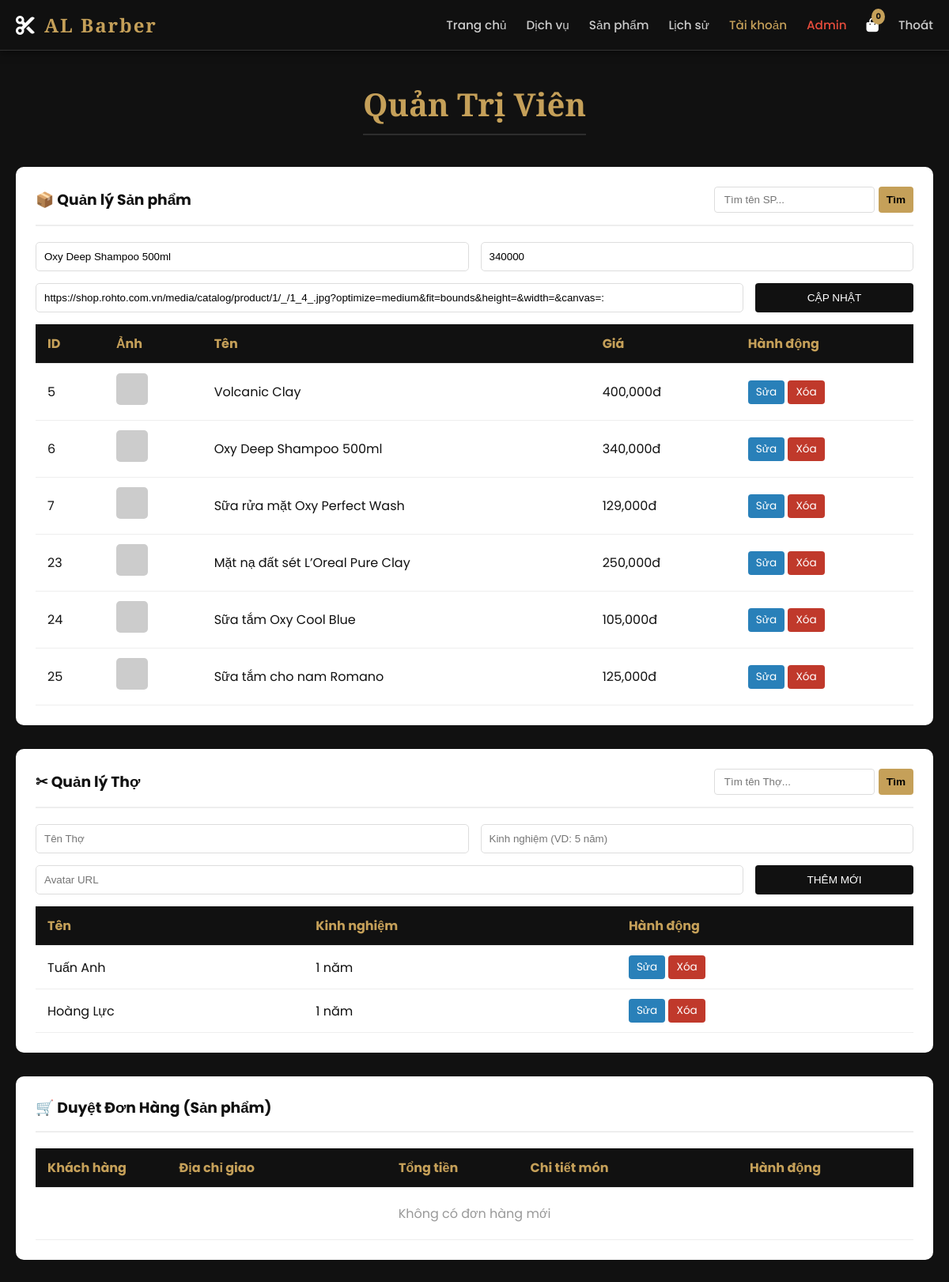
Page /index.php?page=admin&edit_p=6 (signed in) on the committed database.
### tables this page shows
CREATE TABLE IF NOT EXISTS `products` (
  `id` int NOT NULL AUTO_INCREMENT,
  `name` varchar(100) NOT NULL,
  `price` int NOT NULL,
  `image` varchar(255) DEFAULT NULL,
  `description` text,
  PRIMARY KEY (`id`)
);

CREATE TABLE IF NOT EXISTS `stylists` (
  `id` int NOT NULL AUTO_INCREMENT,
  `name` varchar(100) NOT NULL,
  `experience` varchar(50) DEFAULT NULL,
  `avatar` varchar(255) DEFAULT NULL,
  PRIMARY KEY (`id`)
);

### pages/admin.php (the view, shortened to what this page needs)
<?php if (isset($_SESSION['role']) && $_SESSION['role']=='admin'): ?>
    <div class="container animate-fade">
        <div class="section-title"><h2>Quản Trị Viên</h2></div>
        <div class="admin-wrap">
            <div class="admin-header">
                <h3>📦 Quản lý Sản phẩm</h3>
                <form method="GET" class="search-form">
                    <input type="text" name="search_product" placeholder="Tìm tên SP..."
                           value="<?php echo isset($_GET['search_product']) ? htmlspecialchars($_GET['search_product']) : ''; ?>"
                           style="padding:8px 12px; border:1px solid #ddd; border-radius:4px; outline:none;">
                    <button type="submit" class="btn-action" style="background:var(--gold); color:black; font-weight:bold; border:none;">Tìm</button>
                </form>
            </div>
            <?php
            $p_edit = ['id'=>'', 'name'=>'', 'price'=>'', 'image'=>''];
            if(isset($_GET['edit_p'])) {
                $stmt = $conn->prepare("SELECT * FROM products WHERE id = ?");
                $stmt->execute([$_GET['edit_p']]);
                $p_edit = $stmt->fetch();
            }
            ?>
            <form method="POST">
                <div class="form-row">
                    <input type="text" name="p_name" placeholder="Tên Sản Phẩm" value="<?php echo $p_edit['name']; ?>" required>
                    <input type="number" name="p_price" placeholder="Giá tiền" value="<?php echo $p_edit['price']; ?>" required>
                </div>
                <div class="form-row">
                    <input type="text" name="p_image" placeholder="Link ảnh (URL)" value="<?php echo $p_edit['image']; ?>">
                    <button type="submit" name="save_product" class="btn-action" style="background:var(--black); width:100%; max-width:200px;">
                        <?php echo $p_edit['id'] ? 'CẬP NHẬT' : 'THÊM MỚI'; ?>
                    </button>
                </div>
            </form>
            <div style="overflow-x: auto;">
                <table>
                    <tr><th>ID</th><th>Ảnh</th><th>Tên</th><th>Giá</th><th>Hành động</th></tr>
                    <?php
                    $sql_p = "SELECT * FROM products";
                    $params_p = [];
                    $stmt = $conn->prepare($sql_p);
                    $stmt->execute($params_p);
                    while($r = $stmt->fetch()):
                    ?>
                    <tr>
                        <td><?php echo $r['id']; ?></td>
                        <td><img src="<?php echo $r['image']; ?>" style="width:40px; height:40px; object-fit:cover; border-radius:5px;" onerror="this.src='https://placehold.co/40'"></td>
                        <td><?php echo $r['name']; ?></td>
                        <td><?php echo number_format($r['price']); ?>đ</td>
                        <td>
                            <a href="index.php?page=admin&edit_p=<?php echo $r['id']; ?>" class="btn-action btn-edit">Sửa</a>
                            <a href="index.php?page=admin&delete_product=<?php echo $r['id']; ?>" onclick="return confirm('Xóa sản phẩm này?')" class="btn-action btn-delete">Xóa</a>
                        </td>
                    </tr>
                    <?php endwhile; ?>
                </table>
            </div>
        </div>
        <div class="admin-wrap">
            <div class="admin-header">
                <h3>✂ Quản lý Thợ</h3>
                <form method="GET" class="search-form">
                    <input type="text" name="search_stylist" placeholder="Tìm tên Thợ..."
                           value="<?php echo isset($_GET['search_stylist']) ? htmlspecialchars($_GET['search_stylist']) : ''; ?>"
                           style="padding:8px 12px; border:1px solid #ddd; border-radius:4px; outline:none;">
                    <button type="submit" class="btn-action" style="background:var(--gold); color:black; font-weight:bold; border:none;">Tìm</button>
                </form>
            </div>
            <?php
            $s_edit = ['id'=>'', 'name'=>'', 'experience'=>'', 'avatar'=>''];
            ?>
            <form method="POST">
                <div class="form-row">
                    <input type="text" name="s_name" placeholder="Tên Thợ" value="<?php echo $s_edit['name']; ?>" required>
                    <input type="text" name="s_exp" placeholder="Kinh nghiệm (VD: 5 năm)" value="<?php echo $s_edit['experience']; ?>" required>
                </div>
                <div class="form-row">
                    <input type="text" name="s_avatar" placeholder="Avatar URL" value="<?php echo $s_edit['avatar']; ?>">
                    <button type="submit" name="save_stylist" class="btn-action" style="background:var(--black); width:100%; max-width:200px;">
                        <?php echo $s_edit['id'] ? 'CẬP NHẬT' : 'THÊM MỚI'; ?>
                    </button>
                </div>
            </form>
            <div style="overflow-x: auto;">
                <table>
                    <tr><th>Tên</th><th>Kinh nghiệm</th><th>Hành động</th></tr>
                    <?php
                    $sql_s = "SELECT * FROM stylists";
                    $params_s = [];
                    $stmt = $conn->prepare($sql_s);
                    $stmt->execute($params_s);
                    while($r = $stmt->fetch()):
                    ?>
                    <tr>
                        <td><?php echo $r['name']; ?></td>
                        <td><?php echo $r['experience']; ?></td>
                        <td>
                            <a href="index.php?page=admin&edit_s=<?php echo $r['id']; ?>" class="btn-action btn-edit">Sửa</a>
                            <a href="index.php?page=admin&delete_stylist=<?php echo $r['id']; ?>" onclick="return confirm('Xóa thợ này?')" class="btn-action btn-delete">Xóa</a>
                        </td>
                    </tr>
                    <?php endwhile; ?>
                </table>
            </div>
        </div>
        <div class="admin-wrap">
            <div class="admin-header"><h3>🛒 Duyệt Đơn Hàng (Sản phẩm)</h3></div>
            <div style="overflow-x: auto;">
                <table>
                    <tr>
                        <th style="width:15%">Khách hàng</th>
                        <th style="width:25%">Địa chỉ giao</th>
                        <th style="width:15%">Tổng tiền</th>
                        <th style="width:25%">Chi tiết món</th>
                        <th style="width:20%">Hành động</th>
                    </tr>
                    <?php
                    $stmt = $conn->prepare("SELECT * FROM orders WHERE status='pending' ORDER BY created_at DESC");
                    $stmt->execute();
                    if($stmt->rowCount() == 0) echo "<tr><td colspan='5' style='text-align:center; color:#999; padding:20px'>Không có đơn hàng mới</td></tr>";
                    ?>
                </table>
            </div>
        </div>
    </div>
<?php endif; ?>

### includes/header.php (style rules this page uses)
:root { --gold: #c5a059; --gold-light: #e6c888; --black: #111111; --dark: #1a1a1a; --gray: #2d2d2d; --text: #e0e0e0; --white: #ffffff; }
* { box-sizing: border-box; margin: 0; padding: 0; }
body { font-family: 'Poppins', sans-serif; background-color: var(--black); color: var(--text); overflow-x: hidden; }
a { text-decoration: none; color: inherit; transition: 0.3s ease; }
.admin-wrap { background: var(--white); color: var(--black); padding: 25px; border-radius: 10px; margin-bottom: 30px; overflow-x: auto; }
.admin-header { border-bottom: 2px solid #eee; margin-bottom: 20px; padding-bottom: 10px; }
.form-row { display: flex; gap: 15px; margin-bottom: 15px; flex-wrap: wrap; }
.form-row input, .form-row select { flex: 1; padding: 10px; border: 1px solid #ddd; border-radius: 5px; min-width: 200px; }
table { width: 100%; border-collapse: collapse; min-width: 600px; }
th, td { padding: 12px; text-align: left; border-bottom: 1px solid #eee; }
th { background: var(--black); color: var(--gold); white-space: nowrap; }
.btn-action { padding: 5px 10px; border-radius: 4px; font-size: 0.85rem; color: white; border: none; cursor: pointer; text-decoration: none; display: inline-block; }
.btn-edit { background: #2980b9; }
.btn-delete { background: #c0392b; }
.container { max-width: 1200px; margin: 40px auto; padding: 0 20px; min-height: 60vh; }
.section-title { text-align: center; margin-bottom: 40px; }
.section-title h2 { font-family: 'Playfair Display', serif; font-size: 2.5rem; color: var(--gold); border-bottom: 2px solid var(--gray); padding-bottom: 10px; display: inline-block; }
.animate-fade { animation: fadeIn 1s ease forwards; opacity: 0; }

### pages/admin.php (style rules this page uses)
table { width: 100%; border-collapse: collapse; min-width: 800px; }
th, td { white-space: nowrap; padding: 12px 15px; text-align: left; border-bottom: 1px solid #eee; }
th { background: var(--black); color: var(--gold); }
.admin-header { display: flex; justify-content: space-between; align-items: center; flex-wrap: wrap; gap: 15px; margin-bottom: 20px; border-bottom: 2px solid #eee; padding-bottom: 15px; }
.search-form { display: flex; gap: 5px; }

### rows in the picture
products: p_name "Oxy Deep Shampoo 500ml", p_price "340000", p_image "https://shop.rohto.com.vn/media/catalog/product/1/_/1_4_.jpg?optimize=medium&fit=bounds&height=&width=&canvas=:", id "6", name "Oxy Deep Shampoo 500ml", price "340,000"
products: id "5", name "Volcanic Clay", price "400,000"
products: id "7", name "Sữa rửa mặt Oxy Perfect Wash", price "129,000"
products: id "23", name "Mặt nạ đất sét L’Oreal Pure Clay", price "250,000"
products: id "24", name "Sữa tắm Oxy Cool Blue", price "105,000"
products: id "25", name "Sữa tắm cho nam Romano", price "125,000"
stylists: name "Tuấn Anh", experience "1 năm"
stylists: name "Hoàng Lực", experience "1 năm"
